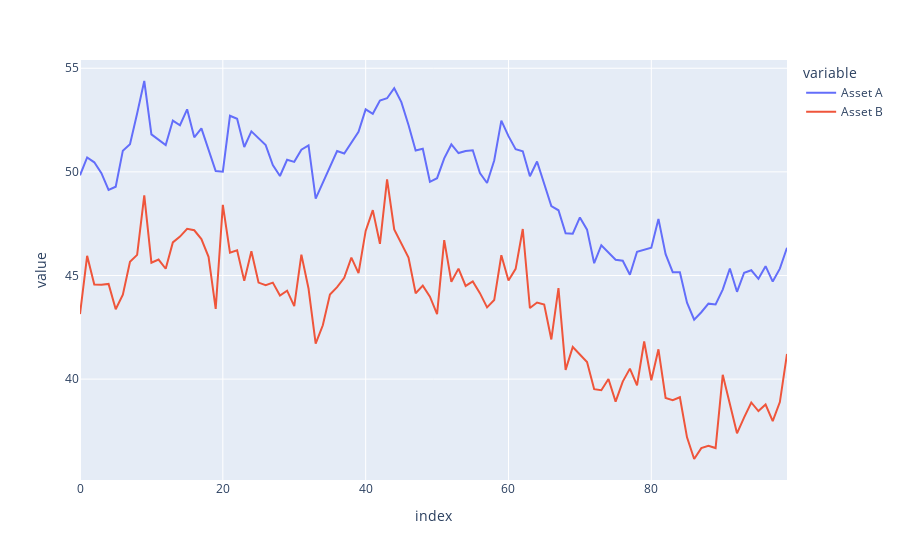

Notebook cell for this chart:
### Code cell
fig = px.line(fake_data, facet_col_wrap=1)
fig.update_yaxes(matches=None)
fig.show()
